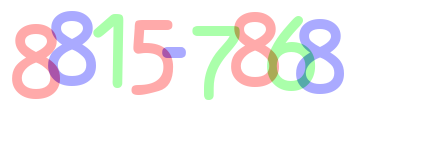
#> input picture solving/3.png, 430 x 150 px, given in place of digits.png, which was not available
$ jupyter execute --allow-errors 'KNN알고리즘.ipynb'   (text cells are left out)
#> lines starting #> are read from the running program, lines starting #| are printed output that depends on the picture; pictures that were not available may be replaced by others from this repository, and a replacement may not be noted
[cell 1]
import cv2
import numpy as np
from matplotlib import pyplot as plt

#각 데이터의 위치 : 25 X 2크기에 각각 0~100
trainData=np.random.randint(0,100,(25,2)).astype(np.float32)
#각 데이터는 0 or 1
response=np.random.randint(0,2,(25,1)).astype(np.float32)

#값이 0인 데이터를 각각(x,y) 위치에 빨간색으로 칠합니다.
red=trainData[response.ravel()==0]
plt.scatter(red[:,0],red[:,1],80,'r','^')
#값이 1인 데이터를 각각(x,y) 위치에 파란색으로 칠합니다.
blue=trainData[response.ravel()==1]
plt.scatter(blue[:,0],blue[:,1],80,'b','s')

#(0~100, 0~100)위치의 데이터를 하나 생성해 칠합니다.
newcomer=np.random.randint(0,100,(1,2)).astype(np.float32)
plt.scatter(newcomer[:,0],newcomer[:,1],80,'g','o')

knn=cv2.ml.KNearest_create()
knn.train(trainData,cv2.ml.ROW_SAMPLE,response)
ret,results,neighbours,dist=knn.findNearest(newcomer,3)

#가까운 3개를 찾고, 거리를 고려해 자신을 정합니다.
print('result : ',results)
print('neighbours : ',neighbours)
print('distance : ',dist)

plt.show()
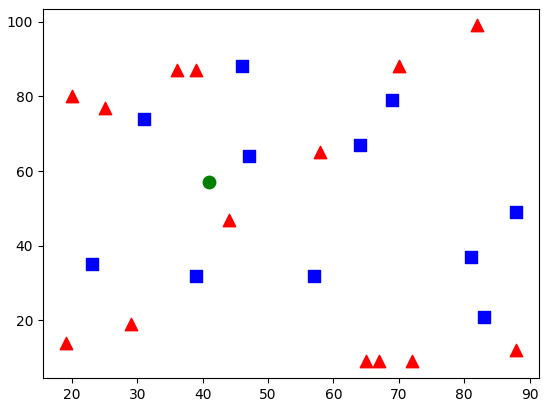
#> figure drawn by matplotlib, 1 panel

[cell 2]
#파일용량이 작으면 아래 코드 이용하여 업로드 OK
from google.colab import files
uploaded = files.upload()
#> the answer given: 3.png

[cell 3]
#파일용량이 클 경우에 아래코드를 이용하여 업로드
#드라이브에 접근할 수 있도록 아래 코드 입력
from google.colab import drive
drive.mount('/content/drive')

[cell 4]
import cv2
import numpy as np
import matplotlib.pyplot as plt

filename = '/content/drive/MyDrive/Colab Notebooks/digits.png'

img=cv2.imread(filename)#digit.png파일을 직접 업로드 하였을 경우에 filename대신 'digit.png'를 변수로 사용가능
#> img is the input picture: shape (150, 430, 3); mean B, G, R 243.3, 242.7, 244.8
gray=cv2.cvtColor(img,cv2.COLOR_BGR2GRAY)
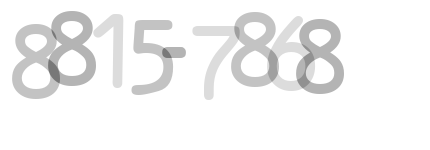
#> gray: shape (150, 430); min 120, max 255, mean 243.4
#img에 이미지 파일이 제대로 들어왔는지 확인!
plt.imshow(cv2.cvtColor(gray,cv2.COLOR_GRAY2RGB))#(0,0)좌표의 수를 출력
plt.show()

#세로로 50줄, 가로로 100줄로 사진을 나눈다
#> (the rest of this cell did not finish here and is left out)

$ run again, on solving/4.png
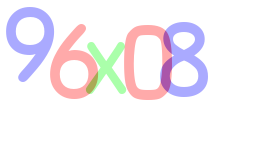
#> input picture solving/4.png, 270 x 150 px, given in place of digits.png, which was not available
#> img is the input picture: shape (150, 270, 3); mean B, G, R 246.1, 240.7, 245.7
#> `gray=cv2.cvtColor(img,cv2.COLOR_BGR2GRAY)`:
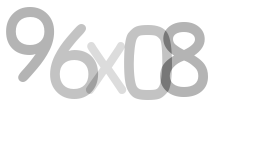
#> gray: shape (150, 270); min 120, max 255, mean 242.8
